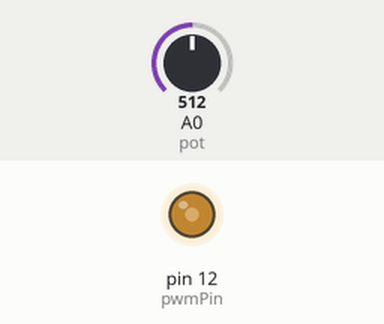
This sketch was run on a simulated Arduino Uno, built with avr-gcc and run on an emulated ATmega328P. On the bench: output pins drawn as LEDs (lit = HIGH). The test bench sets the inputs (shaded band); at power-on: A0 (pot) = 512.

Above: at 1.2 s.
1.3 s: A0 (pot) set to 306
At 1.7 s:
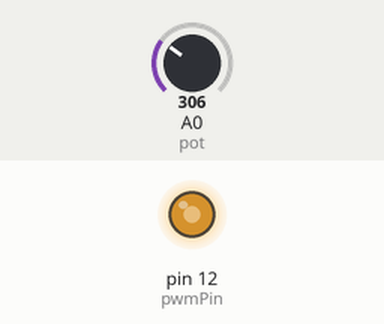
2.8 s: A0 (pot) set to 122
At 3.3 s:
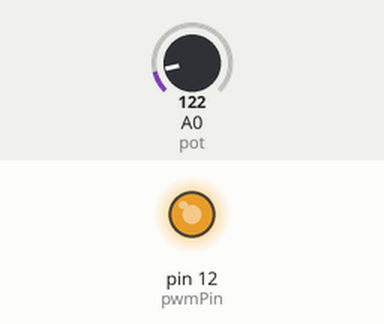
4.3 s: A0 (pot) set to 900
At 5.2 s:
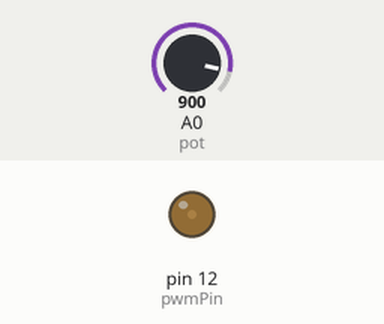
5.8 s: A0 (pot) set to 511
At 6.8 s:
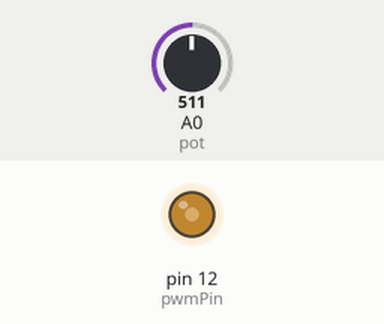
Timing chart, 0 to 8.3 s (numbered marks = the images above; inputs shaded):
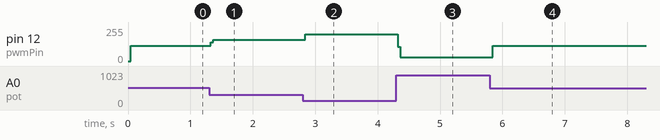

Measured:
- after the input at 1.3 s, pin 12 (pwmPin): 115/255 → 161/255 at once
- after the input at 2.8 s, pin 12 (pwmPin): 161/255 → 202/255 at once
- after the input at 4.3 s, pin 12 (pwmPin): 202/255 → 28/255 at once
- after the input at 5.8 s, pin 12 (pwmPin): 28/255 → 115/255 at once

The sketch:

Hardware7.ino
```cpp
int pwmPin = 12;
int pot = A0;
int c1 = 0;
int c2 = 0;

void setup()
{
  pinMode(pwmPin, OUTPUT);
  pinMode(pot, INPUT);
  Serial.begin(9600);
}

void loop()
{
  c2= analogRead(pot);
  c1= 1024-c2;
  digitalWrite(pwmPin, HIGH);
  delayMicroseconds(c1);
  digitalWrite(pwmPin, LOW);
  delayMicroseconds(c2);
}
```
